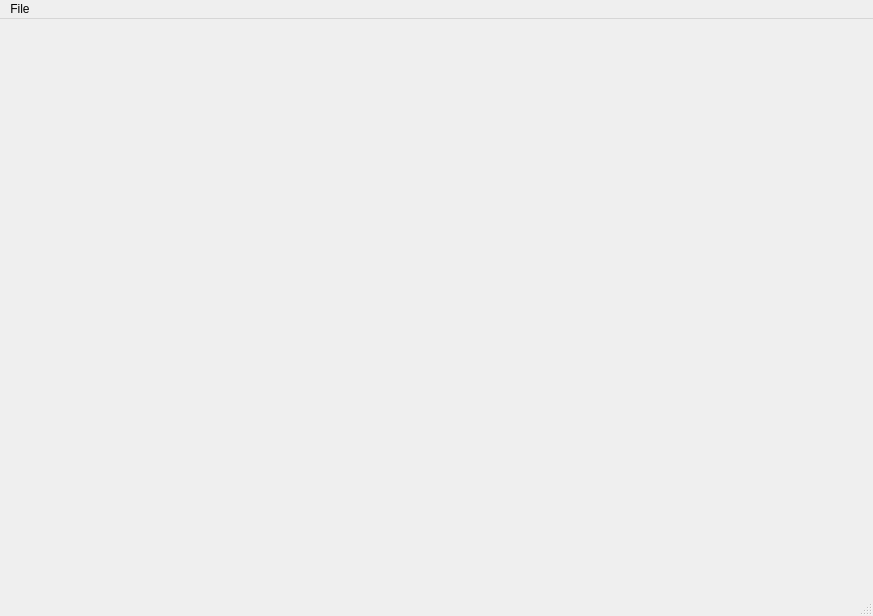
<?xml version="1.0" encoding="UTF-8"?>
<ui version="4.0">
 <class>MainWindow</class>
 <widget class="QMainWindow" name="MainWindow">
  <property name="geometry">
   <rect>
    <x>0</x>
    <y>0</y>
    <width>873</width>
    <height>616</height>
   </rect>
  </property>
  <property name="windowTitle">
   <string>MainWindow</string>
  </property>
  <widget class="QWidget" name="centralwidget"/>
  <widget class="QMenuBar" name="menubar">
   <property name="geometry">
    <rect>
     <x>0</x>
     <y>0</y>
     <width>873</width>
     <height>22</height>
    </rect>
   </property>
   <widget class="QMenu" name="menusdfsdf">
    <property name="title">
     <string>File</string>
    </property>
    <addaction name="actionNew_Project"/>
    <addaction name="actionOpen_Project"/>
   </widget>
   <addaction name="menusdfsdf"/>
  </widget>
  <widget class="QStatusBar" name="statusbar"/>
  <action name="actionNew_Project">
   <property name="text">
    <string>New Project</string>
   </property>
  </action>
  <action name="actionOpen_Project">
   <property name="text">
    <string>Open Project</string>
   </property>
  </action>
 </widget>
 <resources/>
 <connections/>
</ui>
